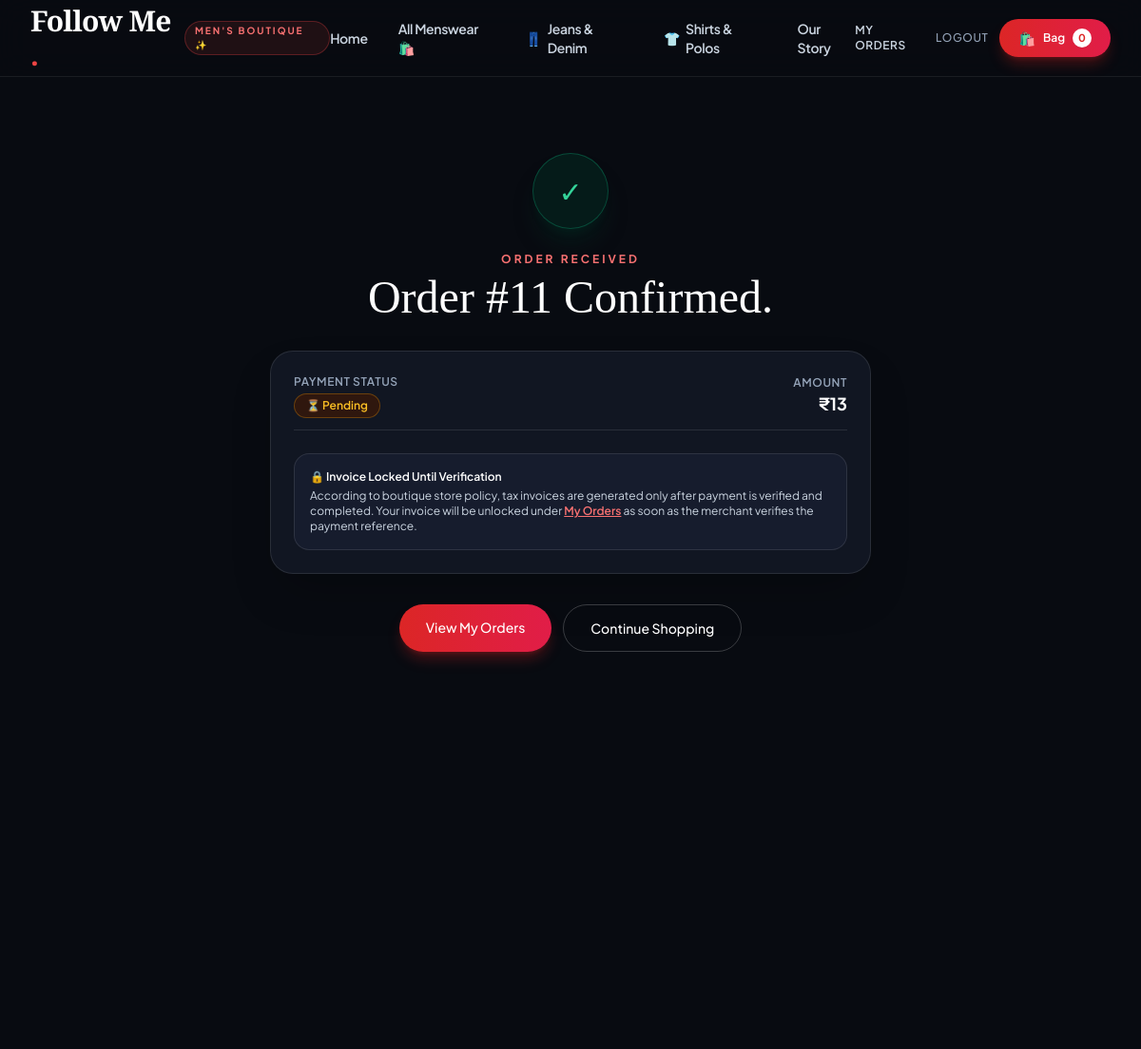
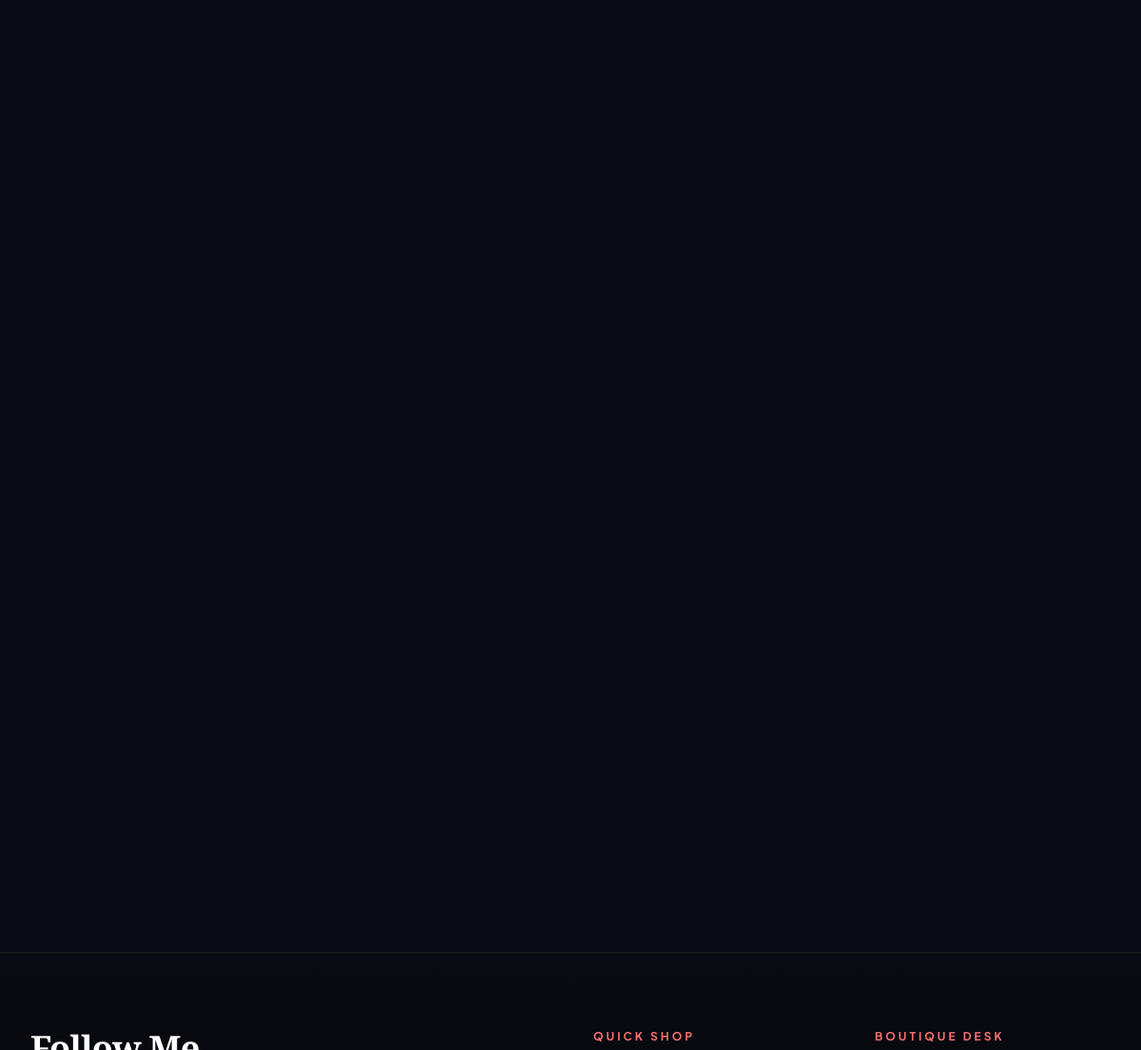
/order/success/11/ (signed in), run on the app's committed database (2 pictures, top to bottom).
### shop/models.py (models this page shows, shortened)
class Order(models.Model):
        STATUS_CHOICES = (
            ("placed", "Placed"),
            ("confirmed", "Confirmed"),
            ("packed", "Packed"),
            ("shipped", "Shipped"),
            ("delivered", "Delivered"),
            ("cancelled", "Cancelled"),
        )
        user = models.ForeignKey(User, on_delete=models.CASCADE, related_name="orders")
        full_name = models.CharField(max_length=120)
        phone = models.CharField(max_length=20)
        address = models.TextField()
        city = models.CharField(max_length=80)
        state = models.CharField(max_length=80, default="Tamil Nadu")
        pincode = models.CharField(max_length=10)
        subtotal = models.DecimalField(max_digits=12, decimal_places=2, default=Decimal("0"))
        cgst = models.DecimalField(max_digits=10, decimal_places=2, default=Decimal("0"))
        sgst = models.DecimalField(max_digits=10, decimal_places=2, default=Decimal("0"))
        igst = models.DecimalField(max_digits=10, decimal_places=2, default=Decimal("0"))
        total_tax = models.DecimalField(max_digits=10, decimal_places=2, default=Decimal("0"))
        total = models.DecimalField(max_digits=12, decimal_places=2, default=Decimal("0"))
        status = models.CharField(max_length=20, choices=STATUS_CHOICES, default="placed")
        payment_method = models.CharField(max_length=50, default="Google Pay / UPI")
        payment_reference = models.CharField(max_length=100, blank=True, help_text="UPI Transaction ID / UTR")
        payment_status = models.CharField(max_length=20, default="Pending")
        created_at = models.DateTimeField(auto_now_add=True)
        class Meta:
            ordering = ["-created_at"]

### shop/views.py (the view)
# urls.py: path("order/success/<int:order_id>/", views.order_success, name="order_success"),
@login_required
def order_success(request, order_id):
    order = get_object_or_404(Order, id=order_id, user=request.user)
    return render(request, "order_success.html", {"order": order})

### shop/context_processors.py (called while the page is built)
def cart_count(request):
    cart = request.session.get("cart", {})
    return {"cart_count": sum(item.get("quantity", 0) for item in cart.values())}

def shop_settings(request):
    return {"shop_settings": ShopSettings.objects.first()}

def is_owner_check(request):
    if not request.user.is_authenticated:
        return {"is_owner": False}
    if request.user.is_staff or request.user.is_superuser:
        return {"is_owner": True}
    profile = Profile.objects.filter(user=request.user).first()
    return {"is_owner": profile is not None and profile.role == "owner"}

### templates/order_success.html (shortened to what this page needs)
{% extends "base.html" %}
{% block content %}
<div class="max-w-2xl mx-auto px-5 py-20 text-center">
    <div class="w-20 h-20 rounded-full bg-emerald-950/50 text-emerald-400 flex items-center justify-center mx-auto text-3xl border border-emerald-500/30 shadow-xl shadow-emerald-950/40">
      ✓
    </div>
    <p class="uppercase tracking-[.25em] text-xs text-red-400 font-bold mt-6">Order Received</p>
    <h1 class="display text-4xl lg:text-5xl mt-2 text-white">Order #{{ order.id }} Confirmed.</h1>
    <div class="bg-[#111622] border border-white/10 rounded-3xl p-6 mt-8 text-left space-y-4 shadow-2xl">
        <div class="flex justify-between items-center border-b border-white/10 pb-3">
            <div>
                <p class="text-xs text-slate-400 uppercase tracking-wider font-semibold">Payment Status</p>
                <div class="flex items-center gap-2 mt-1">
                    {% if order.payment_status == 'Paid' %}
                    <span class="inline-flex items-center gap-1.5 px-3 py-1 rounded-full text-xs font-semibold bg-emerald-950/60 text-emerald-400 border border-emerald-500/30">
                        ✓ Payment Completed & Verified
                    </span>
                    {% else %}
                    <span class="inline-flex items-center gap-1.5 px-3 py-1 rounded-full text-xs font-semibold bg-amber-950/60 text-amber-400 border border-amber-500/30">
                        ⏳ {{ order.payment_status }}
                    </span>
                    {% endif %}
                </div>
            </div>
            <div class="text-right">
                <p class="text-xs text-slate-400 uppercase tracking-wider font-semibold">Amount</p>
                <p class="font-bold text-lg text-white">₹{{ order.total|floatformat:0 }}</p>
            </div>
        </div>
        {% if order.payment_status == 'Paid' %}
        <div class="pt-2">
            <p class="text-xs text-slate-400 mb-3">Your payment has been successfully completed and confirmed. You can now download your official tax invoice containing full customer and payment details.</p>
            <a href="{% url 'download_receipt' order.id %}" target="_blank" class="inline-flex items-center justify-center gap-2 w-full bg-emerald-600 hover:bg-emerald-700 text-white rounded-2xl py-3.5 text-sm font-semibold transition shadow-md">
                <span>📄</span> Download / Print Official Tax Invoice
            </a>
        </div>
        {% else %}
        <div class="pt-2">
            <div class="p-4 bg-[#161c2d] rounded-2xl border border-white/10 text-xs text-slate-300 space-y-1">
                <p class="font-semibold text-white">🔒 Invoice Locked Until Verification</p>
                <p>According to boutique store policy, tax invoices are generated only after payment is verified and completed. Your invoice will be unlocked under <a href="{% url 'my_orders' %}" class="text-red-400 underline font-semibold">My Orders</a> as soon as the merchant verifies the payment reference.</p>
            </div>
        </div>
        {% endif %}
    </div>
    <div class="flex flex-col sm:flex-row justify-center gap-3 mt-8">
        <a href="{% url 'my_orders' %}" class="bg-gradient-to-r from-red-600 to-rose-600 hover:from-red-500 hover:to-rose-500 text-white rounded-full px-7 py-3.5 text-sm font-medium transition shadow-lg shadow-red-600/30">View My Orders</a>
        <a href="{% url 'shop' %}" class="border border-white/20 text-white hover:bg-white/10 rounded-full px-7 py-3.5 text-sm font-medium transition">Continue Shopping</a>
    </div>
</div>
{% endblock %}

### templates/base.html (style rules this page uses)
body { font-family: 'Plus Jakarta Sans', sans-serif; background-color: #080b11; color: #f1f5f9; }
.display { font-family: 'Playfair Display', serif; }

### data on the page
Order: id "11", payment_status "Pending", total "13"

### other printed values
{{ cart_count }} "0"
